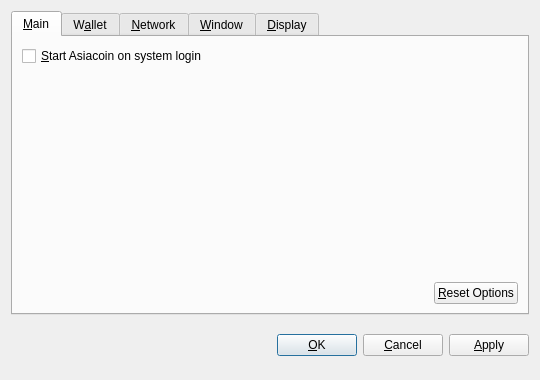
<?xml version="1.0" encoding="UTF-8"?>
<ui version="4.0">
 <class>OptionsDialog</class>
 <widget class="QDialog" name="OptionsDialog">
  <property name="geometry">
   <rect>
    <x>0</x>
    <y>0</y>
    <width>540</width>
    <height>380</height>
   </rect>
  </property>
  <property name="windowTitle">
   <string>Options</string>
  </property>
  <property name="modal">
   <bool>true</bool>
  </property>
  <layout class="QVBoxLayout" name="verticalLayout">
   <item>
    <widget class="QTabWidget" name="tabWidget">
     <property name="tabPosition">
      <enum>QTabWidget::North</enum>
     </property>
     <property name="currentIndex">
      <number>0</number>
     </property>
     <widget class="QWidget" name="tabMain">
      <attribute name="title">
       <string>&amp;Main</string>
      </attribute>
      <layout class="QVBoxLayout" name="verticalLayout_Main">
       <item>
        <widget class="QCheckBox" name="bitcoinAtStartup">
         <property name="toolTip">
          <string>Automatically start Asiacoin after logging in to the system.</string>
         </property>
         <property name="text">
          <string>&amp;Start Asiacoin on system login</string>
         </property>
        </widget>
       </item>
       <item>
        <spacer name="verticalSpacer_Main">
         <property name="orientation">
          <enum>Qt::Vertical</enum>
         </property>
         <property name="sizeHint" stdset="0">
          <size>
           <width>20</width>
           <height>40</height>
          </size>
         </property>
        </spacer>
       </item>
       <item>
        <layout class="QHBoxLayout" name="horizontalLayout_2_Main">
         <item>
          <spacer name="horizontalSpacer_2_Main">
           <property name="orientation">
            <enum>Qt::Horizontal</enum>
           </property>
           <property name="sizeHint" stdset="0">
            <size>
             <width>40</width>
             <height>20</height>
            </size>
           </property>
          </spacer>
         </item>
         <item>
          <widget class="QPushButton" name="resetButton">
           <property name="toolTip">
            <string>Reset all client options to default.</string>
           </property>
           <property name="text">
            <string>&amp;Reset Options</string>
           </property>
           <property name="autoDefault">
            <bool>false</bool>
           </property>
          </widget>
         </item>
        </layout>
       </item>
      </layout>
     </widget>
     <widget class="QWidget" name="tabWallet">
      <attribute name="title">
       <string>W&amp;allet</string>
      </attribute>
      <layout class="QVBoxLayout" name="verticalLayout_Network">
       <item>
        <widget class="QLabel" name="transactionFeeInfoLabel">
         <property name="text">
          <string>Optional transaction fee per kB that helps make sure your transactions are processed quickly. Most transactions are 1 kB.</string>
         </property>
         <property name="textFormat">
          <enum>Qt::PlainText</enum>
         </property>
         <property name="wordWrap">
          <bool>true</bool>
         </property>
        </widget>
       </item>
       <item>
        <layout class="QHBoxLayout" name="horizontalLayout_1_Main">
         <item>
          <widget class="QLabel" name="transactionFeeLabel">
           <property name="text">
            <string>Pay transaction &amp;fee</string>
           </property>
           <property name="textFormat">
            <enum>Qt::PlainText</enum>
           </property>
           <property name="buddy">
            <cstring>transactionFee</cstring>
           </property>
          </widget>
         </item>
         <item>
          <widget class="BitcoinAmountField" name="transactionFee"/>
         </item>
         <item>
          <spacer name="horizontalSpacer_1_Main">
           <property name="orientation">
            <enum>Qt::Horizontal</enum>
           </property>
           <property name="sizeHint" stdset="0">
            <size>
             <width>40</width>
             <height>20</height>
            </size>
           </property>
          </spacer>
         </item>
        </layout>
       </item>
       <item>
        <widget class="QLabel" name="label">
         <property name="text">
          <string>If you disable the spending of unconfirmed change, the change from a transaction cannot be used until that transaction has at least one confirmation. This also affects how your balance is computed.</string>
         </property>
         <property name="wordWrap">
          <bool>true</bool>
         </property>
        </widget>
       </item>
       <item>
        <widget class="QCheckBox" name="spendZeroConfChange">
         <property name="text">
          <string>Spend unconfirmed change  (experts only)</string>
         </property>
        </widget>
       </item>
       <item>
        <spacer name="verticalSpacer">
         <property name="orientation">
          <enum>Qt::Vertical</enum>
         </property>
         <property name="sizeHint" stdset="0">
          <size>
           <width>20</width>
           <height>40</height>
          </size>
         </property>
        </spacer>
       </item>
      </layout>
     </widget>
     <widget class="QWidget" name="tabNetwork">
      <attribute name="title">
       <string>&amp;Network</string>
      </attribute>
      <layout class="QVBoxLayout" name="verticalLayout_Network">
       <item>
        <widget class="QCheckBox" name="mapPortUpnp">
         <property name="toolTip">
          <string>Automatically open the Asiacoin client port on the router. This only works when your router supports UPnP and it is enabled.</string>
         </property>
         <property name="text">
          <string>Map port using &amp;UPnP</string>
         </property>
        </widget>
       </item>
       <item>
        <widget class="QCheckBox" name="connectSocks">
         <property name="toolTip">
          <string>Connect to the Asiacoin network through a SOCKS proxy (e.g. when connecting through Tor).</string>
         </property>
         <property name="text">
          <string>&amp;Connect through SOCKS proxy:</string>
         </property>
        </widget>
       </item>
       <item>
        <layout class="QHBoxLayout" name="horizontalLayout_Network">
         <item>
          <widget class="QLabel" name="proxyIpLabel">
           <property name="text">
            <string>Proxy &amp;IP:</string>
           </property>
           <property name="textFormat">
            <enum>Qt::PlainText</enum>
           </property>
           <property name="buddy">
            <cstring>proxyIp</cstring>
           </property>
          </widget>
         </item>
         <item>
          <widget class="QValidatedLineEdit" name="proxyIp">
           <property name="maximumSize">
            <size>
             <width>140</width>
             <height>16777215</height>
            </size>
           </property>
           <property name="toolTip">
            <string>IP address of the proxy (e.g. 127.0.0.1)</string>
           </property>
          </widget>
         </item>
         <item>
          <widget class="QLabel" name="proxyPortLabel">
           <property name="text">
            <string>&amp;Port:</string>
           </property>
           <property name="textFormat">
            <enum>Qt::PlainText</enum>
           </property>
           <property name="buddy">
            <cstring>proxyPort</cstring>
           </property>
          </widget>
         </item>
         <item>
          <widget class="QLineEdit" name="proxyPort">
           <property name="maximumSize">
            <size>
             <width>55</width>
             <height>16777215</height>
            </size>
           </property>
           <property name="toolTip">
            <string>Port of the proxy (e.g. 9050)</string>
           </property>
          </widget>
         </item>
         <item>
          <widget class="QLabel" name="socksVersionLabel">
           <property name="text">
            <string>SOCKS &amp;Version:</string>
           </property>
           <property name="textFormat">
            <enum>Qt::PlainText</enum>
           </property>
           <property name="buddy">
            <cstring>socksVersion</cstring>
           </property>
          </widget>
         </item>
         <item>
          <widget class="QValueComboBox" name="socksVersion">
           <property name="toolTip">
            <string>SOCKS version of the proxy (e.g. 5)</string>
           </property>
          </widget>
         </item>
         <item>
          <spacer name="horizontalSpacer_Network">
           <property name="orientation">
            <enum>Qt::Horizontal</enum>
           </property>
           <property name="sizeHint" stdset="0">
            <size>
             <width>40</width>
             <height>20</height>
            </size>
           </property>
          </spacer>
         </item>
        </layout>
       </item>
       <item>
        <spacer name="verticalSpacer_Network">
         <property name="orientation">
          <enum>Qt::Vertical</enum>
         </property>
         <property name="sizeHint" stdset="0">
          <size>
           <width>20</width>
           <height>40</height>
          </size>
         </property>
        </spacer>
       </item>
      </layout>
     </widget>
     <widget class="QWidget" name="tabWindow">
      <attribute name="title">
       <string>&amp;Window</string>
      </attribute>
      <layout class="QVBoxLayout" name="verticalLayout_Window">
       <item>
        <widget class="QCheckBox" name="minimizeToTray">
         <property name="toolTip">
          <string>Show only a tray icon after minimizing the window.</string>
         </property>
         <property name="text">
          <string>&amp;Minimize to the tray instead of the taskbar</string>
         </property>
        </widget>
       </item>
       <item>
        <widget class="QCheckBox" name="minimizeOnClose">
         <property name="toolTip">
          <string>Minimize instead of exit the application when the window is closed. When this option is enabled, the application will be closed only after selecting Quit in the menu.</string>
         </property>
         <property name="text">
          <string>M&amp;inimize on close</string>
         </property>
        </widget>
       </item>
       <item>
        <spacer name="verticalSpacer_Window">
         <property name="orientation">
          <enum>Qt::Vertical</enum>
         </property>
         <property name="sizeHint" stdset="0">
          <size>
           <width>20</width>
           <height>40</height>
          </size>
         </property>
        </spacer>
       </item>
      </layout>
     </widget>
     <widget class="QWidget" name="tabDisplay">
      <attribute name="title">
       <string>&amp;Display</string>
      </attribute>
      <layout class="QVBoxLayout" name="verticalLayout_Display">
       <item>
        <layout class="QHBoxLayout" name="horizontalLayout_1_Display">
         <item>
          <widget class="QLabel" name="langLabel">
           <property name="text">
            <string>User Interface &amp;language:</string>
           </property>
           <property name="textFormat">
            <enum>Qt::PlainText</enum>
           </property>
           <property name="buddy">
            <cstring>lang</cstring>
           </property>
          </widget>
         </item>
         <item>
          <widget class="QValueComboBox" name="lang">
           <property name="toolTip">
            <string>The user interface language can be set here. This setting will take effect after restarting Asiacoin.</string>
           </property>
          </widget>
         </item>
        </layout>
       </item>
       <item>
        <layout class="QHBoxLayout" name="horizontalLayout_2_Display">
         <item>
          <widget class="QLabel" name="unitLabel">
           <property name="text">
            <string>&amp;Unit to show amounts in:</string>
           </property>
           <property name="textFormat">
            <enum>Qt::PlainText</enum>
           </property>
           <property name="buddy">
            <cstring>unit</cstring>
           </property>
          </widget>
         </item>
         <item>
          <widget class="QValueComboBox" name="unit">
           <property name="toolTip">
            <string>Choose the default subdivision unit to show in the interface and when sending coins.</string>
           </property>
          </widget>
         </item>
        </layout>
       </item>
       <item>
        <widget class="QCheckBox" name="displayAddresses">
         <property name="toolTip">
          <string>Whether to show Asiacoin addresses in the transaction list or not.</string>
         </property>
         <property name="text">
          <string>&amp;Display addresses in transaction list</string>
         </property>
        </widget>
       </item>
       <item>
        <widget class="QCheckBox" name="coinControlFeatures">
         <property name="toolTip">
          <string>Whether to show coin control features or not.</string>
         </property>
         <property name="text">
          <string>Display coin &amp;control features (experts only!)</string>
         </property>
        </widget>
       </item>
       <item>
        <spacer name="verticalSpacer_Display">
         <property name="orientation">
          <enum>Qt::Vertical</enum>
         </property>
         <property name="sizeHint" stdset="0">
          <size>
           <width>20</width>
           <height>40</height>
          </size>
         </property>
        </spacer>
       </item>
      </layout>
     </widget>
    </widget>
   </item>
   <item>
    <layout class="QHBoxLayout" name="horizontalLayout_Buttons">
     <item>
      <spacer name="horizontalSpacer_1">
       <property name="orientation">
        <enum>Qt::Horizontal</enum>
       </property>
       <property name="sizeHint" stdset="0">
        <size>
         <width>40</width>
         <height>48</height>
        </size>
       </property>
      </spacer>
     </item>
     <item>
      <widget class="QLabel" name="statusLabel">
       <property name="font">
        <font>
         <weight>75</weight>
         <bold>true</bold>
        </font>
       </property>
       <property name="text">
        <string/>
       </property>
       <property name="textFormat">
        <enum>Qt::PlainText</enum>
       </property>
       <property name="wordWrap">
        <bool>true</bool>
       </property>
      </widget>
     </item>
     <item>
      <spacer name="horizontalSpacer_2">
       <property name="orientation">
        <enum>Qt::Horizontal</enum>
       </property>
       <property name="sizeHint" stdset="0">
        <size>
         <width>40</width>
         <height>48</height>
        </size>
       </property>
      </spacer>
     </item>
     <item>
      <widget class="QPushButton" name="okButton">
       <property name="text">
        <string>&amp;OK</string>
       </property>
      </widget>
     </item>
     <item>
      <widget class="QPushButton" name="cancelButton">
       <property name="text">
        <string>&amp;Cancel</string>
       </property>
       <property name="autoDefault">
        <bool>false</bool>
       </property>
      </widget>
     </item>
     <item>
      <widget class="QPushButton" name="applyButton">
       <property name="text">
        <string>&amp;Apply</string>
       </property>
       <property name="autoDefault">
        <bool>false</bool>
       </property>
      </widget>
     </item>
    </layout>
   </item>
  </layout>
 </widget>
 <customwidgets>
  <customwidget>
   <class>BitcoinAmountField</class>
   <extends>QSpinBox</extends>
   <header>bitcoinamountfield.h</header>
  </customwidget>
  <customwidget>
   <class>QValueComboBox</class>
   <extends>QComboBox</extends>
   <header>qvaluecombobox.h</header>
  </customwidget>
  <customwidget>
   <class>QValidatedLineEdit</class>
   <extends>QLineEdit</extends>
   <header>qvalidatedlineedit.h</header>
  </customwidget>
 </customwidgets>
 <resources/>
 <connections/>
</ui>
